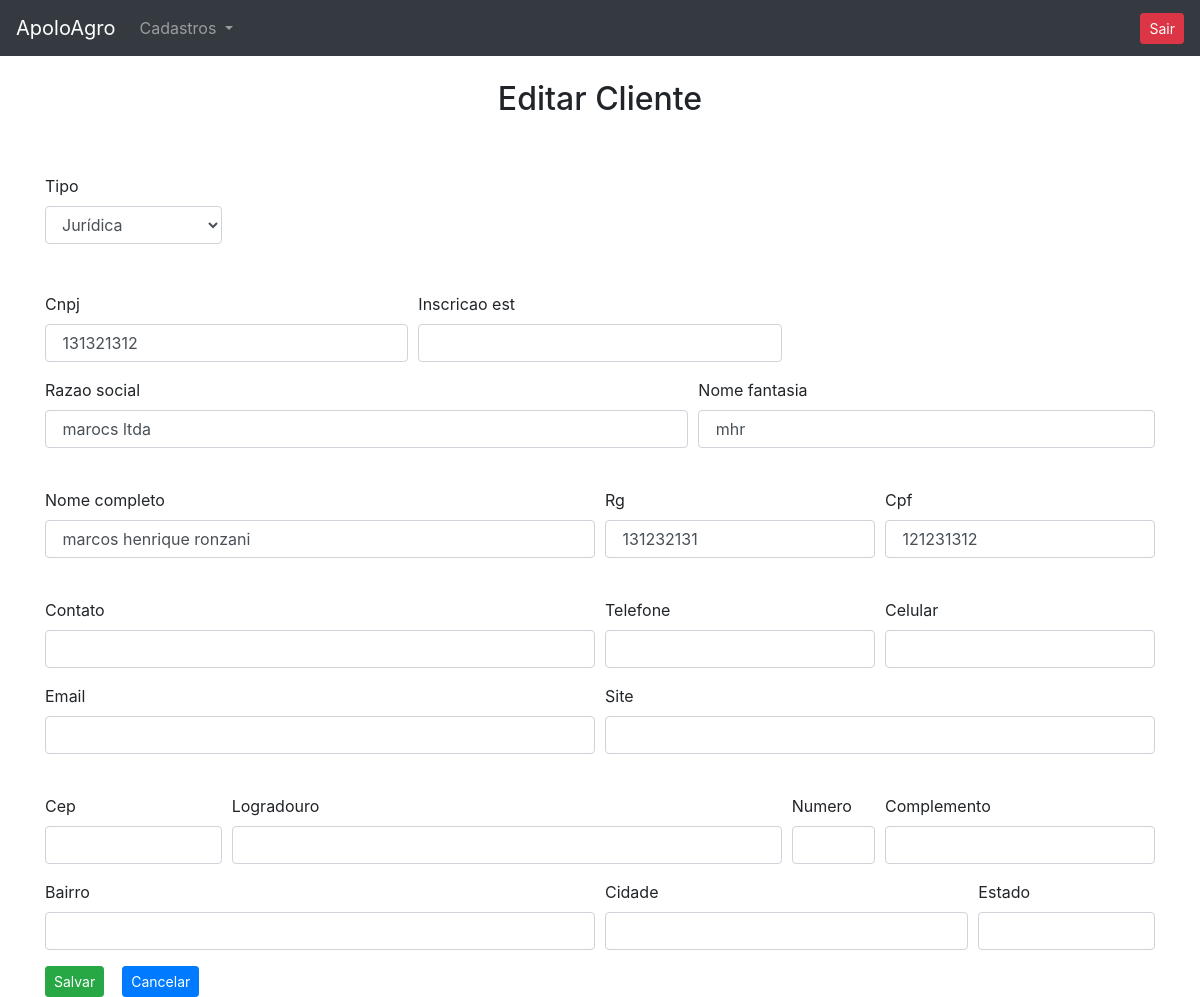
Page /edita_cliente/4 (signed in) on the committed database.
### cadastros/models.py (models this page shows, shortened)
class Clientes(models.Model):
    choices = (
        ('F', 'Física'),
        ('J', 'Jurídica')
    )
    nome_completo = models.CharField(max_length=100, blank=True)
    nome_fantasia = models.CharField(max_length=100, blank=True)
    razao_social = models.CharField(max_length=100, blank=True)
    cnpj = models.CharField(max_length=14, blank=True)
    cpf = models.CharField(max_length=11, blank=True)
    rg = models.CharField(max_length=9, blank=True)
    inscricao_est = models.CharField(max_length=9, blank=True)
    telefone = models.CharField(max_length=15, blank=True)
    contato = models.CharField(max_length=30, blank=True)
    celular = models.CharField(max_length=15, blank=True)
    email = models.EmailField(max_length=100, blank=True)
    site = models.URLField(max_length=100, blank=True)
    cep = models.CharField(max_length=10, blank=True)
    logradouro = models.CharField(max_length=100, blank=True)
    numero = models.CharField(max_length=10, blank=True)
    complemento = models.CharField(max_length=30, blank=True)
    bairro = models.CharField(max_length=30, blank=True)
    cidade = models.CharField(max_length=30, blank=True)
    estado = models.CharField(max_length=2, blank=True)
    tipo = models.CharField(max_length=1, choices=choices, null=True)
    class Meta:
        verbose_name = 'Cliente'

### cadastros/views.py (the view)
# urls.py: path('edita_cliente/<int:id>', views.edita_cliente, name="edita_cliente"),
def edita_cliente(request, id):
    if request.session.get('usuario'):
        cliente = Clientes.objects.get(id=id)
        form = ClienteForm(instance=cliente)
        if request.method == 'POST':
            form = ClienteForm(request.POST, instance=cliente)
            if form.is_valid():
                form.save()
                return redirect('/clientes/')
        contexto = {'usuario_logado':request.session.get('usuario'), 'form': form}
        return render(request, 'edita_cliente.html', context=contexto)
    return redirect('/login/?status=2')

### cadastros/forms.py
class ClienteForm(forms.ModelForm):
    class Meta:
        model = Clientes
        fields = '__all__'

### cadastros/templates/edita_cliente.html (shortened to what this page needs)
{% extends 'base.html' %}
{%block 'conteudo' %}
<div class="container">
    <div style="text-align: center">
        <br>
        <h2>Editar Cliente</h2>
    </div>
    <br>
    <br>
    <form method="POST">{% csrf_token %}
        <div class="form-row">
            <div class="form.group col-md-2">
                <label for="{{form.tipo.id_for_label}}">{{form.tipo.label}}</label>
                <select name="tipo" class="form-control">
                    {% for i in form.tipo %}
                        {{i}}
                    {% endfor %}
                </select>
            </div>
        </div>
        <br>
        <br>
        <div class="form-row">
            <div class="form-group col-md-4">
                <label for="{{ form.cnpj.id_for_label }}">{{ form.cnpj.label }}</label>
                <input class="form-control" type="text" id="{{ form.cnpj.id_for_label }}" name="{{ form.cnpj.html_name }}"
                    value="{% if form.cnpj.value %} {{ form.cnpj.value }} {% endif %}">
            </div>
            <div class="form-group col-md-4">
                <label for="{{ form.inscricao_est.id_for_label }}">{{ form.inscricao_est.label }}</label>
                <input class="form-control" type="text" id="{{ form.inscricao_est.id_for_label }}" name="{{ form.inscricao_est.html_name }}"
                    value="{% if form.inscricao_est.value %} {{ form.inscricao_est.value }} {% endif %}">
            </div>
        </div>
        <div class="form-row">
            <div class="form-group col-md-7">
                <label for="{{ form.razao_social.id_for_label }}">{{ form.razao_social.label }}</label>
                <input class="form-control" type="text" name="{{ form.razao_social.html_name }}" id="{{ form.razao_social.id_for_label }}"
                    value="{% if form.razao_social.value %} {{ form.razao_social.value }} {% endif %}">
            </div>
            <div class="form-group col-md-5">
                <label for="{{ form.nome_fantiasia.id_for_label }}">{{ form.nome_fantasia.label }}</label>
                <input class="form-control" type="text" id="{{ form.nome_fantasia.id_for_label }}" name="{{ form.nome_fantasia.html_name }}"
                    value="{% if form.nome_fantasia.value %} {{ form.nome_fantasia.value }} {% endif %}">
            </div>
        </div>
        <br>
        <div class="form-row">
            <div class="form-group col-md-6">
                <label for="{{ form.nome_completo.id_for_label }}">{{ form.nome_completo.label }}</label>
                <input class="form-control" type="text" id="{{ form.nome_completo.id_for_label }}" name="{{ form.nome_completo.html_name }}"
                    value="{% if form.nome_completo.value %} {{ form.nome_completo.value }} {% endif %}">
            </div>
            <div class="form-group col-md-3">
                <label for="{{ form.rg.id_for_label }}">{{ form.rg.label }}</label>
                <input class="form-control" type="text" id="{{ form.rg.id_for_label }}" name="{{ form.rg.html_name }}"
                    value="{% if form.rg.value %} {{ form.rg.value }} {% endif %}">
            </div>
            <div class="form-group col-md-3">
                <label for="{{ form.cpf.id_for_label }}">{{ form.cpf.label }}</label>
                <input class="form-control" type="text" id="{{ form.cpf.if_for_label}}" name="{{ form.cpf.html_name }}"
                    value="{% if form.cpf.value %} {{ form.cpf.value }} {% endif %}">
            </div>
        </div>
        <br>
        <div class="form-row">
            <div class="form-group col-md-6">
                <label for="{{ form.contato.id_for_label }}">{{ form.contato.label }}</label>
                <input class="form-control" type="text" id="{{ form.contato.id_for_label }}" name="{{ form.contato.html_name }}"
                    value="{% if form.cpf.value %} {{ form.contato.value }} {% endif %}">
            </div>
            <div class="form-group col-md-3">
                <label for="{{ form.telefone.id_for_label }}">{{ form.telefone.label }}</label>
                <input class="form-control" type="text" id="{{ form.telefone.id_for_label }}" name="{{ form.telefone.html_name}}"
                    value="{% if form.telefone.value %} {{ form.telefone.value }} {% endif %}">
            </div>
            <div class="form-group col-md-3">
                <label for="{{ form.celular.id_for_label }}">{{ form.celular.label }}</label>
                <input class="form-control" type="text" id="{{ form.celular.id_for_label }}" name="{{ form.celular.html_name }}"
                    value="{% if form.celular.value %} {{ form.celular.value }} {% endif %}">
            </div>
            <div class="form-group col-md-6">
                <label for="{{ form.email.id_for_label }}">{{ form.email.label }}</label>
                <input class="form-control" type="text" id="{{ form.email.id_for_label}}" name="{{ form.email.html_name }}"
                    value="{% if form.email.value %} {{ form.email.value }} {% endif %}">
            </div>
            <div class="form-group col-md-6">
                <label for="{{ form.site.id_for_label }}">{{ form.site.label }}</label>
                <input class="form-control" type="text" id="{{ form.site.id_for_label }}" name="{{ form.site.html_name }}"
                    value="{% if form.site.value %} {{ form.site.value }} {% endif %}">
            </div>
        </div>
        <br>
        <div class="form-row">
            <div class="form-group col-md-2">
                <label for="{{ form.cep.id_for_label }}">{{ form.cep.label }}</label>
                <input class="form-control" type="text" id="{{ form.cep.id_for_label }}" name="{{ form.cep.html_name }}"
                    value="{% if form.cep.value %} {{ form.cep.value }} {% endif %}">
            </div>
            <div class="form-group col-md-6">
                <label for="{{ form.logradouro.id_for_label }}">{{ form.logradouro.label }}</label>
                <input class="form-control" type="text" id="{{ form.logradouro.id_for_label }}" name="{{ form.logradouro.html_name }}"
                    value="{% if form.logradouro.value %}{{ form.logradouro.value}} {% endif %}">
            </div>
            <div class="form-group col-md-1">
                <label for="{{ form.numero.id_for_label}}">{{ form.numero.label }}</label>
                <input class="form-control" type="text" id="{{ form.numero.id_for_label}}" name="{{ form.numero.html_name }}"
                    value="{% if form.numero.value %} {{ form.numero.value }} {% endif %}">
            </div>
            <div class="form-group col-md-3">
                <label for="{{ form.complemento.id_for_label }}">{{ form.complemento.label }}</label>
                <input class="form-control" type="text" id="{{ form.complemento.id_for_label }}" name="{{ form.complemento.html_name }}"
                    value="{% if form.complemento.value %} {{ form.complemento.value }} {% endif %}">
            </div>
            <div class="form-group col-md-6">
                <label for="{{ form.bairro.id_for_label }}">{{ form.bairro.label }}</label>
                <input class="form-control" type="text" id="{{ form.bairro.id_for_label }}" name="{{ form.bairro.html_name }}"
                    value="{% if form.bairro.value %} {{ form.bairro.value }} {% endif %}">
            </div>
            <div class="form-group col-md-4">
                <label for="{{ form.cidade.id_for_label}}">{{ form.cidade.label }}</label>
                <input class="form-control" type="text" id="{{ form.cidade.id_for_label }}" name="{{ form.cidade.html_name }}"
                    value="{% if form.cidade.value %} {{ form.cidade.value }} {% endif %}">
            </div>
            <div class="form-group col-md-2">
                <label for="{{ form.estado.id_for_label }}">{{ form.estado.label }}</label>
                <input class="form-control" type="text" id="{{ form.estado.id_for_label}}" name="{{ form.estado.html_name }}"
                    value="{% if form.estado.value %} {{ form.estado.value }} {% endif %}">
            </div>
        </div>
        <input class="btn btn-success btn-sm" type="Submit" value="Salvar">&nbsp&nbsp&nbsp
        <a href="{% url 'clientes' %}" class="btn btn-primary btn-sm">Cancelar</a>
    </form>
{% endblock%}

### rows in the picture
Clientes: tipo "Jurídica", cnpj "131321312", razao_social "marocs ltda", nome_fantasia "mhr", nome_completo "marcos henrique ronzani", rg "131232131", cpf "121231312"
